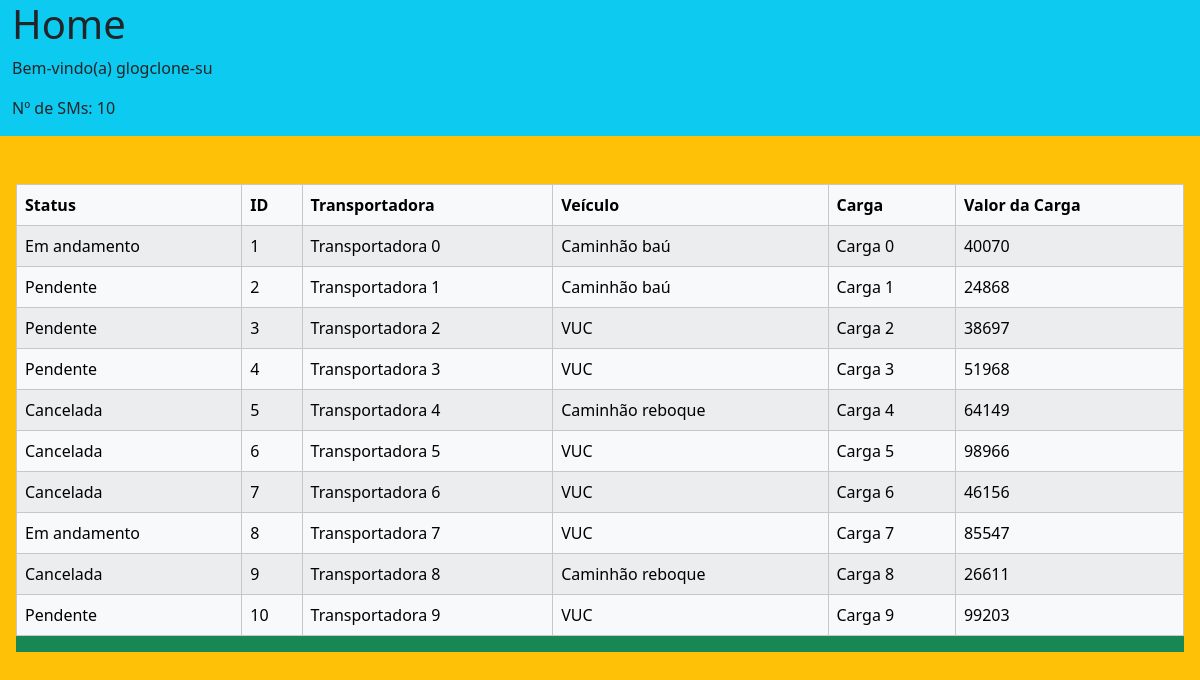
The app's page /home/ (signed in) with its own data.
### monreqs/models.py (models this page shows, shortened)
class MonitoringRequest(models.Model):
    class Status(models.TextChoices):
        ONGOING = "O", _("Em andamento")
        PENDING = "P", _("Pendente")
        CANCELLED = "C", _("Cancelada")
    class VehicleType(models.TextChoices):
        BOX_TRUCK = "BXT", _("Caminhão baú")
        LIGHT_COM_VE = "LCV", _("VUC")
        TRACTOR = "TCR", _("Caminhão reboque")
    status = models.CharField(max_length=1,choices=Status)
    shipping_company = models.CharField(max_length=255)
    vehicle  = models.CharField(max_length=3,choices=VehicleType)
    cargo_description = models.CharField(max_length=255)
    cargo_value = models.PositiveIntegerField()

### pages/views.py (the view)
# urls.py: path("home/",HomeView.as_view(),name="home")
class HomeView(LoginRequiredMixin, ListView):
    model = MonitoringRequest
    template_name = "home.html"

### templates/home.html (shortened to what this page needs)
{% extends "base.html" %}
{% block content %}
<div class="container-fluid bg-warning d-flex flex-column min-vh-100">
    <div class="bg-info row">
        <h1>Home</h1>
        <p>Bem-vindo(a) {{ request.user.username }}</p>
        <p>Nº de SMs: {{ monitoringrequest_list|length }}</p>
    </div>
    <div class="bg-success row m-1 mt-5">
        <table class="table table-striped table-hover table-bordered table-light">
            <thead>
                <tr>
                    <th scope="col">Status</th>
                    <th scope="col">ID</th>
                    <th scope="col">Transportadora</th>
                    <th scope="col">Veículo</th>
                    <th scope="col">Carga</th>
                    <th scope="col">Valor da Carga</th>
                </tr>
            </thead>
            <tbody>
                {% for mr in monitoringrequest_list %}
                <tr scope="row">
                    <td>{{ mr.get_status_display }}</td>
                    <td>{{ mr.pk }}</td>
                    <td>{{ mr.shipping_company }}</td>
                    <td>{{ mr.get_vehicle_display }}</td>
                    <td>{{ mr.cargo_description }}</td>
                    <td>{{ mr.cargo_value }}</td>
                </tr>
                {% endfor %}
            </tbody>
        </table>
        {% endblock content %}

### templates/base.html (shortened to what this page needs)
<!doctype html>
<html>
    <head>
        <link href="https://cdn.jsdelivr.net/npm/bootstrap@5.3.3/dist/css/bootstrap.min.css" rel="stylesheet"
>
    </head>
    <body>
        {% block content %}
        {% endblock content %}
    </body>
</html>

### records on screen
MonitoringRequest: status "Em andamento", pk "1", shipping_company "Transportadora 0", vehicle "Caminhão baú", cargo_description "Carga 0", cargo_value "40070"
MonitoringRequest: status "Pendente", pk "2", shipping_company "Transportadora 1", vehicle "Caminhão baú", cargo_description "Carga 1", cargo_value "24868"
MonitoringRequest: status "Pendente", pk "3", shipping_company "Transportadora 2", vehicle "VUC", cargo_description "Carga 2", cargo_value "38697"
MonitoringRequest: status "Pendente", pk "4", shipping_company "Transportadora 3", vehicle "VUC", cargo_description "Carga 3", cargo_value "51968"
MonitoringRequest: status "Cancelada", pk "5", shipping_company "Transportadora 4", vehicle "Caminhão reboque", cargo_description "Carga 4", cargo_value "64149"
MonitoringRequest: status "Cancelada", pk "6", shipping_company "Transportadora 5", vehicle "VUC", cargo_description "Carga 5", cargo_value "98966"
MonitoringRequest: status "Cancelada", pk "7", shipping_company "Transportadora 6", vehicle "VUC", cargo_description "Carga 6", cargo_value "46156"
MonitoringRequest: status "Em andamento", pk "8", shipping_company "Transportadora 7", vehicle "VUC", cargo_description "Carga 7", cargo_value "85547"
MonitoringRequest: status "Cancelada", pk "9", shipping_company "Transportadora 8", vehicle "Caminhão reboque", cargo_description "Carga 8", cargo_value "26611"
MonitoringRequest: status "Pendente", pk "10", shipping_company "Transportadora 9", vehicle "VUC", cargo_description "Carga 9", cargo_value "99203"

### other values on screen
{{ request.user.username }} "glogclone-su"
{{ monitoringrequest_list|length }} "10"
